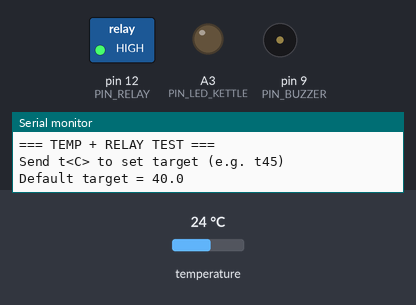
Bench run of a sketch on a simulated Arduino Uno, built with avr-gcc and run on an emulated ATmega328P. Parts: switched loads named in the sketch (green lamp = pin HIGH), output pins drawn as LEDs (lit = HIGH), buzzer (waves = sounding, pin HIGH), the last lines printed to the serial monitor. The inputs (shaded band) are chosen by the test bench; at power-on: temperature 24 °C.

Above: at 1.2 s.
1.3 s: temperature set to 38.2 °C
At 2.5 s:
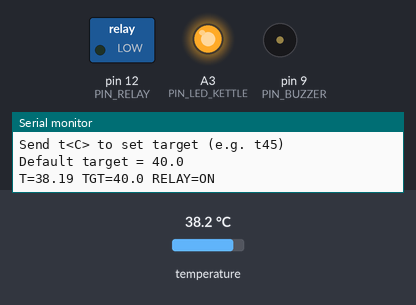
3.2 s: temperature set to 39.7 °C
4.7 s: temperature set to 39.8 °C
At 6.1 s:
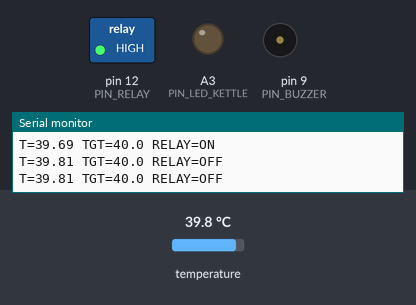
7.2 s: temperature set to 40.3 °C
At 8.3 s:
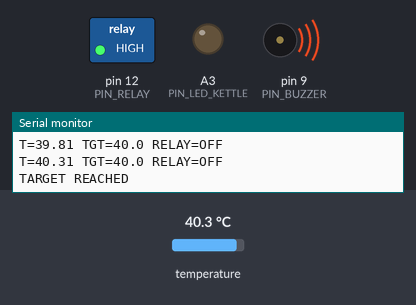
Timing chart, 0 to 12.3 s (numbered marks = the images above; inputs shaded):
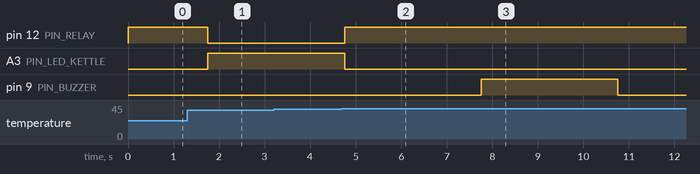

The sketch:

test_temp_relay.ino
```cpp
#include <OneWire.h>

#define PIN_DS18B20    10
#define PIN_RELAY      12
#define PIN_LED_KETTLE A3
#define PIN_BUZZER     9

#define RELAY_ON  LOW
#define RELAY_OFF HIGH

OneWire ds(PIN_DS18B20);

float targetTemp = 40.0;
float marginOn = 1.0;
float marginOff = 0.3;

unsigned long lastTempRead = 0;
const unsigned long TEMP_INTERVAL = 1000;

float readTemp() {
  byte d[2];
  ds.reset();
  ds.skip();
  ds.write(0x44);
  delay(750);
  ds.reset();
  ds.skip();
  ds.write(0xBE);
  d[0] = ds.read();
  d[1] = ds.read();
  int raw = (d[1] << 8) | d[0];
  return raw / 16.0;
}

void setup() {
  Serial.begin(115200);
  pinMode(PIN_RELAY, OUTPUT);
  pinMode(PIN_LED_KETTLE, OUTPUT);
  pinMode(PIN_BUZZER, OUTPUT);
  digitalWrite(PIN_RELAY, RELAY_OFF);
  digitalWrite(PIN_LED_KETTLE, LOW);
  Serial.println("=== TEMP + RELAY TEST ===");
  Serial.println("Send t<C> to set target (e.g. t45)");
  Serial.print("Default target = ");
  Serial.println(targetTemp, 1);
}

void loop() {
  if (Serial.available()) {
    char c = Serial.read();
    if (c == 't') {
      float v = Serial.parseFloat();
      if (v > 0 && v < 100) {
        targetTemp = v;
        Serial.print("Target = ");
        Serial.println(targetTemp, 1);
      }
    } else if (c == 'X') {
      digitalWrite(PIN_RELAY, RELAY_OFF);
      digitalWrite(PIN_LED_KETTLE, LOW);
      digitalWrite(PIN_BUZZER, LOW);
      Serial.println("STOP");
      while (1);
    }
  }

  if (millis() - lastTempRead >= TEMP_INTERVAL) {
    lastTempRead = millis();
    float t = readTemp();

    if (t < targetTemp - marginOn) {
      digitalWrite(PIN_RELAY, RELAY_ON);
      digitalWrite(PIN_LED_KETTLE, HIGH);
    } else if (t >= targetTemp - marginOff) {
      digitalWrite(PIN_RELAY, RELAY_OFF);
      digitalWrite(PIN_LED_KETTLE, LOW);
    }

    Serial.print("T=");
    Serial.print(t, 2);
    Serial.print(" TGT=");
    Serial.print(targetTemp, 1);
    Serial.print(" RELAY=");
    Serial.println(digitalRead(PIN_RELAY) == RELAY_ON ? "ON" : "OFF");

    if (t >= targetTemp) {
      digitalWrite(PIN_RELAY, RELAY_OFF);
      digitalWrite(PIN_LED_KETTLE, LOW);
      digitalWrite(PIN_BUZZER, HIGH);
      Serial.println("TARGET REACHED");
      delay(3000);
      digitalWrite(PIN_BUZZER, LOW);
      while (1);
    }
  }
}
```

Measured:
- the behaviour switches between 39.7 and 39.8 °C on temperature (found by bisection; images 1 and 2)
- the behaviour switches between 39.9 and 40 °C on temperature (found by bisection; images 2 and 3)
- after the input at 4.7 s, pin 12 (PIN_RELAY): LOW → HIGH after 0.06 s; A3 (PIN_LED_KETTLE): HIGH → LOW after 0.06 s
- after the input at 7.2 s, pin 9 (PIN_BUZZER): LOW → HIGH after 0.56 s, → LOW 3.0 s later
